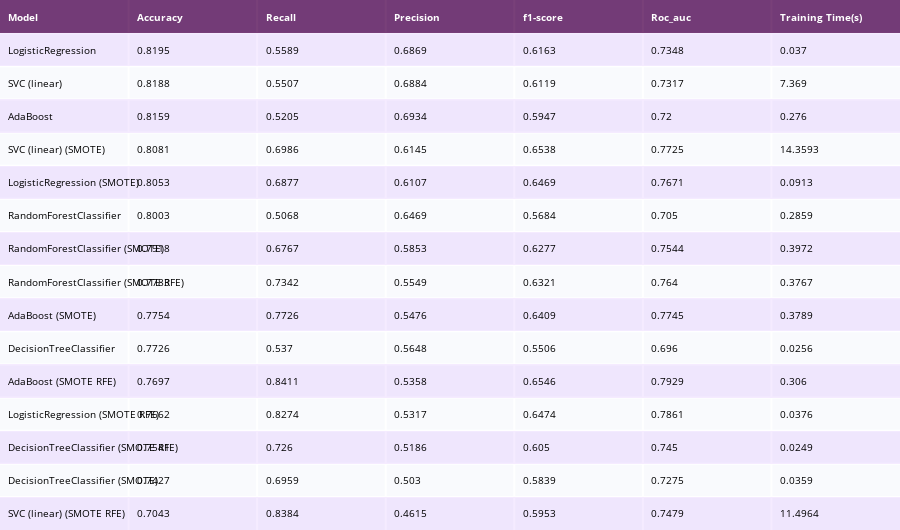

Notebook code for this chart:
### Code cell
sorted_df = performances_df.sort_values(by=['Accuracy'], ascending=False)
colorscale = [[0, '#4d004c'],[.5, '#f2e5ff'],[1, '#ffffff']]

table = ff.create_table(np.round(sorted_df, 4), colorscale=colorscale)
table.layout.font.size = 10

# for i in range(len(table.layout.annotations)):
#     if i == 0:
#         table.layout.annotations[i].font.size = 10
#     else:
#         table.layout.annotations[i].align = 'left'
plotly_py.iplot(table)

### Figure 1 — Plotly figure (JSON) as saved in the notebook; plotly's stock layout.template omitted (floating-point values rounded to 4 significant figures)
{"data": [{"colorscale": [[0, "#4d004c"], [0.5, "#f2e5ff"], [1, "#ffffff"]], "hoverinfo": "none", "opacity": 0.75, "showscale": false, "type": "heatmap", "z": [[0, 0, 0, 0, 0, 0, 0], [0.5, 0.5, 0.5, 0.5, 0.5, 0.5, 0.5], [1, 1, 1, 1, 1, 1, 1], [0.5, 0.5, 0.5, 0.5, 0.5, 0.5, 0.5], [1, 1, 1, 1, 1, 1, 1], [0.5, 0.5, 0.5, 0.5, 0.5, 0.5, 0.5], [1, 1, 1, 1, 1, 1, 1], [0.5, 0.5, 0.5, 0.5, 0.5, 0.5, 0.5], [1, 1, 1, 1, 1, 1, 1], [0.5, 0.5, 0.5, 0.5, 0.5, 0.5, 0.5], [1, 1, 1, 1, 1, 1, 1], [0.5, 0.5, 0.5, 0.5, 0.5, 0.5, 0.5], [1, 1, 1, 1, 1, 1, 1], [0.5, 0.5, 0.5, 0.5, 0.5, 0.5, 0.5], [1, 1, 1, 1, 1, 1, 1], [0.5, 0.5, 0.5, 0.5, 0.5, 0.5, 0.5]]}], "layout": {"annotations": [{"align": "left", "font": {"color": "#ffffff"}, "showarrow": false, "text": "<b>Model</b>", "x": -0.45, "xanchor": "left", "xref": "x", "y": 0, "yref": "y"}, {"align": "left", "font": {"color": "#ffffff"}, "showarrow": false, "text": "<b>Accuracy</b>", "x": 0.55, "xanchor": "left", "xref": "x", "y": 0, "yref": "y"}, {"align": "left", "font": {"color": "#ffffff"}, "showarrow": false, "text": "<b>Recall</b>", "x": 1.55, "xanchor": "left", "xref": "x", "y": 0, "yref": "y"}, {"align": "left", "font": {"color": "#ffffff"}, "showarrow": false, "text": "<b>Precision</b>", "x": 2.55, "xanchor": "left", "xref": "x", "y": 0, "yref": "y"}, {"align": "left", "font": {"color": "#ffffff"}, "showarrow": false, "text": "<b>f1-score</b>", "x": 3.55, "xanchor": "left", "xref": "x", "y": 0, "yref": "y"}, {"align": "left", "font": {"color": "#ffffff"}, "showarrow": false, "text": "<b>Roc_auc</b>", "x": 4.55, "xanchor": "left", "xref": "x", "y": 0, "yref": "y"}, {"align": "left", "font": {"color": "#ffffff"}, "showarrow": false, "text": "<b>Training Time(s)</b>", "x": 5.55, "xanchor": "left", "xref": "x", "y": 0, "yref": "y"}, {"align": "left", "font": {"color": "#000000"}, "showarrow": false, "text": "LogisticRegression", "x": -0.45, "xanchor": "left", "xref": "x", "y": 1, "yref": "y"}, {"align": "left", "font": {"color": "#000000"}, "showarrow": false, "text": "0.8195", "x": 0.55, "xanchor": "left", "xref": "x", "y": 1, "yref": "y"}, {"align": "left", "font": {"color": "#000000"}, "showarrow": false, "text": "0.5589", "x": 1.55, "xanchor": "left", "xref": "x", "y": 1, "yref": "y"}, {"align": "left", "font": {"color": "#000000"}, "showarrow": false, "text": "0.6869", "x": 2.55, "xanchor": "left", "xref": "x", "y": 1, "yref": "y"}, {"align": "left", "font": {"color": "#000000"}, "showarrow": false, "text": "0.6163", "x": 3.55, "xanchor": "left", "xref": "x", "y": 1, "yref": "y"}, {"align": "left", "font": {"color": "#000000"}, "showarrow": false, "text": "0.7348", "x": 4.55, "xanchor": "left", "xref": "x", "y": 1, "yref": "y"}, {"align": "left", "font": {"color": "#000000"}, "showarrow": false, "text": "0.037", "x": 5.55, "xanchor": "left", "xref": "x", "y": 1, "yref": "y"}, {"align": "left", "font": {"color": "#000000"}, "showarrow": false, "text": "SVC (linear)", "x": -0.45, "xanchor": "left", "xref": "x", "y": 2, "yref": "y"}, {"align": "left", "font": {"color": "#000000"}, "showarrow": false, "text": "0.8188", "x": 0.55, "xanchor": "left", "xref": "x", "y": 2, "yref": "y"}, {"align": "left", "font": {"color": "#000000"}, "showarrow": false, "text": "0.5507", "x": 1.55, "xanchor": "left", "xref": "x", "y": 2, "yref": "y"}, {"align": "left", "font": {"color": "#000000"}, "showarrow": false, "text": "0.6884", "x": 2.55, "xanchor": "left", "xref": "x", "y": 2, "yref": "y"}, {"align": "left", "font": {"color": "#000000"}, "showarrow": false, "text": "0.6119", "x": 3.55, "xanchor": "left", "xref": "x", "y": 2, "yref": "y"}, {"align": "left", "font": {"color": "#000000"}, "showarrow": false, "text": "0.7317", "x": 4.55, "xanchor": "left", "xref": "x", "y": 2, "yref": "y"}, {"align": "left", "font": {"color": "#000000"}, "showarrow": false, "text": "7.369", "x": 5.55, "xanchor": "left", "xref": "x", "y": 2, "yref": "y"}, {"align": "left", "font": {"color": "#000000"}, "showarrow": false, "text": "AdaBoost", "x": -0.45, "xanchor": "left", "xref": "x", "y": 3, "yref": "y"}, {"align": "left", "font": {"color": "#000000"}, "showarrow": false, "text": "0.8159", "x": 0.55, "xanchor": "left", "xref": "x", "y": 3, "yref": "y"}, {"align": "left", "font": {"color": "#000000"}, "showarrow": false, "text": "0.5205", "x": 1.55, "xanchor": "left", "xref": "x", "y": 3, "yref": "y"}, {"align": "left", "font": {"color": "#000000"}, "showarrow": false, "text": "0.6934", "x": 2.55, "xanchor": "left", "xref": "x", "y": 3, "yref": "y"}, {"align": "left", "font": {"color": "#000000"}, "showarrow": false, "text": "0.5947", "x": 3.55, "xanchor": "left", "xref": "x", "y": 3, "yref": "y"}, {"align": "left", "font": {"color": "#000000"}, "showarrow": false, "text": "0.72", "x": 4.55, "xanchor": "left", "xref": "x", "y": 3, "yref": "y"}, {"align": "left", "font": {"color": "#000000"}, "showarrow": false, "text": "0.276", "x": 5.55, "xanchor": "left", "xref": "x", "y": 3, "yref": "y"}, {"align": "left", "font": {"color": "#000000"}, "showarrow": false, "text": "SVC (linear) (SMOTE)", "x": -0.45, "xanchor": "left", "xref": "x", "y": 4, "yref": "y"}, {"align": "left", "font": {"color": "#000000"}, "showarrow": false, "text": "0.8081", "x": 0.55, "xanchor": "left", "xref": "x", "y": 4, "yref": "y"}, {"align": "left", "font": {"color": "#000000"}, "showarrow": false, "text": "0.6986", "x": 1.55, "xanchor": "left", "xref": "x", "y": 4, "yref": "y"}, {"align": "left", "font": {"color": "#000000"}, "showarrow": false, "text": "0.6145", "x": 2.55, "xanchor": "left", "xref": "x", "y": 4, "yref": "y"}, {"align": "left", "font": {"color": "#000000"}, "showarrow": false, "text": "0.6538", "x": 3.55, "xanchor": "left", "xref": "x", "y": 4, "yref": "y"}, {"align": "left", "font": {"color": "#000000"}, "showarrow": false, "text": "0.7725", "x": 4.55, "xanchor": "left", "xref": "x", "y": 4, "yref": "y"}, {"align": "left", "font": {"color": "#000000"}, "showarrow": false, "text": "14.3593", "x": 5.55, "xanchor": "left", "xref": "x", "y": 4, "yref": "y"}, {"align": "left", "font": {"color": "#000000"}, "showarrow": false, "text": "LogisticRegression (SMOTE)", "x": -0.45, "xanchor": "left", "xref": "x", "y": 5, "yref": "y"}, {"align": "left", "font": {"color": "#000000"}, "showarrow": false, "text": "0.8053", "x": 0.55, "xanchor": "left", "xref": "x", "y": 5, "yref": "y"}, {"align": "left", "font": {"color": "#000000"}, "showarrow": false, "text": "0.6877", "x": 1.55, "xanchor": "left", "xref": "x", "y": 5, "yref": "y"}, {"align": "left", "font": {"color": "#000000"}, "showarrow": false, "text": "0.6107", "x": 2.55, "xanchor": "left", "xref": "x", "y": 5, "yref": "y"}, {"align": "left", "font": {"color": "#000000"}, "showarrow": false, "text": "0.6469", "x": 3.55, "xanchor": "left", "xref": "x", "y": 5, "yref": "y"}, {"align": "left", "font": {"color": "#000000"}, "showarrow": false, "text": "0.7671", "x": 4.55, "xanchor": "left", "xref": "x", "y": 5, "yref": "y"}, {"align": "left", "font": {"color": "#000000"}, "showarrow": false, "text": "0.0913", "x": 5.55, "xanchor": "left", "xref": "x", "y": 5, "yref": "y"}, {"align": "left", "font": {"color": "#000000"}, "showarrow": false, "text": "RandomForestClassifier", "x": -0.45, "xanchor": "left", "xref": "x", "y": 6, "yref": "y"}, {"align": "left", "font": {"color": "#000000"}, "showarrow": false, "text": "0.8003", "x": 0.55, "xanchor": "left", "xref": "x", "y": 6, "yref": "y"}, {"align": "left", "font": {"color": "#000000"}, "showarrow": false, "text": "0.5068", "x": 1.55, "xanchor": "left", "xref": "x", "y": 6, "yref": "y"}, {"align": "left", "font": {"color": "#000000"}, "showarrow": false, "text": "0.6469", "x": 2.55, "xanchor": "left", "xref": "x", "y": 6, "yref": "y"}, {"align": "left", "font": {"color": "#000000"}, "showarrow": false, "text": "0.5684", "x": 3.55, "xanchor": "left", "xref": "x", "y": 6, "yref": "y"}, {"align": "left", "font": {"color": "#000000"}, "showarrow": false, "text": "0.705", "x": 4.55, "xanchor": "left", "xref": "x", "y": 6, "yref": "y"}, {"align": "left", "font": {"color": "#000000"}, "showarrow": false, "text": "0.2859", "x": 5.55, "xanchor": "left", "xref": "x", "y": 6, "yref": "y"}, {"align": "left", "font": {"color": "#000000"}, "showarrow": false, "text": "RandomForestClassifier (SMOTE)", "x": -0.45, "xanchor": "left", "xref": "x", "y": 7, "yref": "y"}, {"align": "left", "font": {"color": "#000000"}, "showarrow": false, "text": "0.7918", "x": 0.55, "xanchor": "left", "xref": "x", "y": 7, "yref": "y"}, {"align": "left", "font": {"color": "#000000"}, "showarrow": false, "text": "0.6767", "x": 1.55, "xanchor": "left", "xref": "x", "y": 7, "yref": "y"}, {"align": "left", "font": {"color": "#000000"}, "showarrow": false, "text": "0.5853", "x": 2.55, "xanchor": "left", "xref": "x", "y": 7, "yref": "y"}, {"align": "left", "font": {"color": "#000000"}, "showarrow": false, "text": "0.6277", "x": 3.55, "xanchor": "left", "xref": "x", "y": 7, "yref": "y"}, {"align": "left", "font": {"color": "#000000"}, "showarrow": false, "text": "0.7544", "x": 4.55, "xanchor": "left", "xref": "x", "y": 7, "yref": "y"}, {"align": "left", "font": {"color": "#000000"}, "showarrow": false, "text": "0.3972", "x": 5.55, "xanchor": "left", "xref": "x", "y": 7, "yref": "y"}, {"align": "left", "font": {"color": "#000000"}, "showarrow": false, "text": "RandomForestClassifier (SMOTE RFE)", "x": -0.45, "xanchor": "left", "xref": "x", "y": 8, "yref": "y"}, {"align": "left", "font": {"color": "#000000"}, "showarrow": false, "text": "0.7783", "x": 0.55, "xanchor": "left", "xref": "x", "y": 8, "yref": "y"}, {"align": "left", "font": {"color": "#000000"}, "showarrow": false, "text": "0.7342", "x": 1.55, "xanchor": "left", "xref": "x", "y": 8, "yref": "y"}, {"align": "left", "font": {"color": "#000000"}, "showarrow": false, "text": "0.5549", "x": 2.55, "xanchor": "left", "xref": "x", "y": 8, "yref": "y"}, {"align": "left", "font": {"color": "#000000"}, "showarrow": false, "text": "0.6321", "x": 3.55, "xanchor": "left", "xref": "x", "y": 8, "yref": "y"}, {"align": "left", "font": {"color": "#000000"}, "showarrow": false, "text": "0.764", "x": 4.55, "xanchor": "left", "xref": "x", "y": 8, "yref": "y"}, {"align": "left", "font": {"color": "#000000"}, "showarrow": false, "text": "0.3767", "x": 5.55, "xanchor": "left", "xref": "x", "y": 8, "yref": "y"}, {"align": "left", "font": {"color": "#000000"}, "showarrow": false, "text": "AdaBoost (SMOTE)", "x": -0.45, "xanchor": "left", "xref": "x", "y": 9, "yref": "y"}, {"align": "left", "font": {"color": "#000000"}, "showarrow": false, "text": "0.7754", "x": 0.55, "xanchor": "left", "xref": "x", "y": 9, "yref": "y"}, {"align": "left", "font": {"color": "#000000"}, "showarrow": false, "text": "0.7726", "x": 1.55, "xanchor": "left", "xref": "x", "y": 9, "yref": "y"}, {"align": "left", "font": {"color": "#000000"}, "showarrow": false, "text": "0.5476", "x": 2.55, "xanchor": "left", "xref": "x", "y": 9, "yref": "y"}, {"align": "left", "font": {"color": "#000000"}, "showarrow": false, "text": "0.6409", "x": 3.55, "xanchor": "left", "xref": "x", "y": 9, "yref": "y"}, {"align": "left", "font": {"color": "#000000"}, "showarrow": false, "text": "0.7745", "x": 4.55, "xanchor": "left", "xref": "x", "y": 9, "yref": "y"}, {"align": "left", "font": {"color": "#000000"}, "showarrow": false, "text": "0.3789", "x": 5.55, "xanchor": "left", "xref": "x", "y": 9, "yref": "y"}, {"align": "left", "font": {"color": "#000000"}, "showarrow": false, "text": "DecisionTreeClassifier", "x": -0.45, "xanchor": "left", "xref": "x", "y": 10, "yref": "y"}, {"align": "left", "font": {"color": "#000000"}, "showarrow": false, "text": "0.7726", "x": 0.55, "xanchor": "left", "xref": "x", "y": 10, "yref": "y"}, {"align": "left", "font": {"color": "#000000"}, "showarrow": false, "text": "0.537", "x": 1.55, "xanchor": "left", "xref": "x", "y": 10, "yref": "y"}, {"align": "left", "font": {"color": "#000000"}, "showarrow": false, "text": "0.5648", "x": 2.55, "xanchor": "left", "xref": "x", "y": 10, "yref": "y"}, {"align": "left", "font": {"color": "#000000"}, "showarrow": false, "text": "0.5506", "x": 3.55, "xanchor": "left", "xref": "x", "y": 10, "yref": "y"}, {"align": "left", "font": {"color": "#000000"}, "showarrow": false, "text": "0.696", "x": 4.55, "xanchor": "left", "xref": "x", "y": 10, "yref": "y"}, {"align": "left", "font": {"color": "#000000"}, "showarrow": false, "text": "0.0256", "x": 5.55, "xanchor": "left", "xref": "x", "y": 10, "yref": "y"}, {"align": "left", "font": {"color": "#000000"}, "showarrow": false, "text": "AdaBoost (SMOTE RFE)", "x": -0.45, "xanchor": "left", "xref": "x", "y": 11, "yref": "y"}, {"align": "left", "font": {"color": "#000000"}, "showarrow": false, "text": "0.7697", "x": 0.55, "xanchor": "left", "xref": "x", "y": 11, "yref": "y"}, {"align": "left", "font": {"color": "#000000"}, "showarrow": false, "text": "0.8411", "x": 1.55, "xanchor": "left", "xref": "x", "y": 11, "yref": "y"}, {"align": "left", "font": {"color": "#000000"}, "showarrow": false, "text": "0.5358", "x": 2.55, "xanchor": "left", "xref": "x", "y": 11, "yref": "y"}, {"align": "left", "font": {"color": "#000000"}, "showarrow": false, "text": "0.6546", "x": 3.55, "xanchor": "left", "xref": "x", "y": 11, "yref": "y"}, {"align": "left", "font": {"color": "#000000"}, "showarrow": false, "text": "0.7929", "x": 4.55, "xanchor": "left", "xref": "x", "y": 11, "yref": "y"}, {"align": "left", "font": {"color": "#000000"}, "showarrow": false, "text": "0.306", "x": 5.55, "xanchor": "left", "xref": "x", "y": 11, "yref": "y"}, {"align": "left", "font": {"color": "#000000"}, "showarrow": false, "text": "LogisticRegression (SMOTE RFE)", "x": -0.45, "xanchor": "left", "xref": "x", "y": 12, "yref": "y"}, {"align": "left", "font": {"color": "#000000"}, "showarrow": false, "text": "0.7662", "x": 0.55, "xanchor": "left", "xref": "x", "y": 12, "yref": "y"}, {"align": "left", "font": {"color": "#000000"}, "showarrow": false, "text": "0.8274", "x": 1.55, "xanchor": "left", "xref": "x", "y": 12, "yref": "y"}, {"align": "left", "font": {"color": "#000000"}, "showarrow": false, "text": "0.5317", "x": 2.55, "xanchor": "left", "xref": "x", "y": 12, "yref": "y"}, {"align": "left", "font": {"color": "#000000"}, "showarrow": false, "text": "0.6474", "x": 3.55, "xanchor": "left", "xref": "x", "y": 12, "yref": "y"}, {"align": "left", "font": {"color": "#000000"}, "showarrow": false, "text": "0.7861", "x": 4.55, "xanchor": "left", "xref": "x", "y": 12, "yref": "y"}, {"align": "left", "font": {"color": "#000000"}, "showarrow": false, "text": "0.0376", "x": 5.55, "xanchor": "left", "xref": "x", "y": 12, "yref": "y"}, {"align": "left", "font": {"color": "#000000"}, "showarrow": false, "text": "DecisionTreeClassifier (SMOTE RFE)", "x": -0.45, "xanchor": "left", "xref": "x", "y": 13, "yref": "y"}, {"align": "left", "font": {"color": "#000000"}, "showarrow": false, "text": "0.7541", "x": 0.55, "xanchor": "left", "xref": "x", "y": 13, "yref": "y"}, {"align": "left", "font": {"color": "#000000"}, "showarrow": false, "text": "0.726", "x": 1.55, "xanchor": "left", "xref": "x", "y": 13, "yref": "y"}, {"align": "left", "font": {"color": "#000000"}, "showarrow": false, "text": "0.5186", "x": 2.55, "xanchor": "left", "xref": "x", "y": 13, "yref": "y"}, {"align": "left", "font": {"color": "#000000"}, "showarrow": false, "text": "0.605", "x": 3.55, "xanchor": "left", "xref": "x", "y": 13, "yref": "y"}, {"align": "left", "font": {"color": "#000000"}, "showarrow": false, "text": "0.745", "x": 4.55, "xanchor": "left", "xref": "x", "y": 13, "yref": "y"}, {"align": "left", "font": {"color": "#000000"}, "showarrow": false, "text": "0.0249", "x": 5.55, "xanchor": "left", "xref": "x", "y": 13, "yref": "y"}, {"align": "left", "font": {"color": "#000000"}, "showarrow": false, "text": "DecisionTreeClassifier (SMOTE)", "x": -0.45, "xanchor": "left", "xref": "x", "y": 14, "yref": "y"}, {"align": "left", "font": {"color": "#000000"}, "showarrow": false, "text": "0.7427", "x": 0.55, "xanchor": "left", "xref": "x", "y": 14, "yref": "y"}, {"align": "left", "font": {"color": "#000000"}, "showarrow": false, "text": "0.6959", "x": 1.55, "xanchor": "left", "xref": "x", "y": 14, "yref": "y"}, {"align": "left", "font": {"color": "#000000"}, "showarrow": false, "text": "0.503", "x": 2.55, "xanchor": "left", "xref": "x", "y": 14, "yref": "y"}, {"align": "left", "font": {"color": "#000000"}, "showarrow": false, "text": "0.5839", "x": 3.55, "xanchor": "left", "xref": "x", "y": 14, "yref": "y"}, {"align": "left", "font": {"color": "#000000"}, "showarrow": false, "text": "0.7275", "x": 4.55, "xanchor": "left", "xref": "x", "y": 14, "yref": "y"}, {"align": "left", "font": {"color": "#000000"}, "showarrow": false, "text": "0.0359", "x": 5.55, "xanchor": "left", "xref": "x", "y": 14, "yref": "y"}, {"align": "left", "font": {"color": "#000000"}, "showarrow": false, "text": "SVC (linear) (SMOTE RFE)", "x": -0.45, "xanchor": "left", "xref": "x", "y": 15, "yref": "y"}, {"align": "left", "font": {"color": "#000000"}, "showarrow": false, "text": "0.7043", "x": 0.55, "xanchor": "left", "xref": "x", "y": 15, "yref": "y"}, {"align": "left", "font": {"color": "#000000"}, "showarrow": false, "text": "0.8384", "x": 1.55, "xanchor": "left", "xref": "x", "y": 15, "yref": "y"}, {"align": "left", "font": {"color": "#000000"}, "showarrow": false, "text": "0.4615", "x": 2.55, "xanchor": "left", "xref": "x", "y": 15, "yref": "y"}, {"align": "left", "font": {"color": "#000000"}, "showarrow": false, "text": "0.5953", "x": 3.55, "xanchor": "left", "xref": "x", "y": 15, "yref": "y"}, {"align": "left", "font": {"color": "#000000"}, "showarrow": false, "text": "0.7479", "x": 4.55, "xanchor": "left", "xref": "x", "y": 15, "yref": "y"}, {"align": "left", "font": {"color": "#000000"}, "showarrow": false, "text": "11.4964", "x": 5.55, "xanchor": "left", "xref": "x", "y": 15, "yref": "y"}], "font": {"size": 10}, "height": 530, "margin": {"b": 0, "l": 0, "r": 0, "t": 0}, "xaxis": {"dtick": 1, "gridwidth": 2, "showticklabels": false, "tick0": -0.5, "ticks": "", "zeroline": false}, "yaxis": {"autorange": "reversed", "dtick": 1, "gridwidth": 2, "showticklabels": false, "tick0": 0.5, "ticks": "", "zeroline": false}}}
